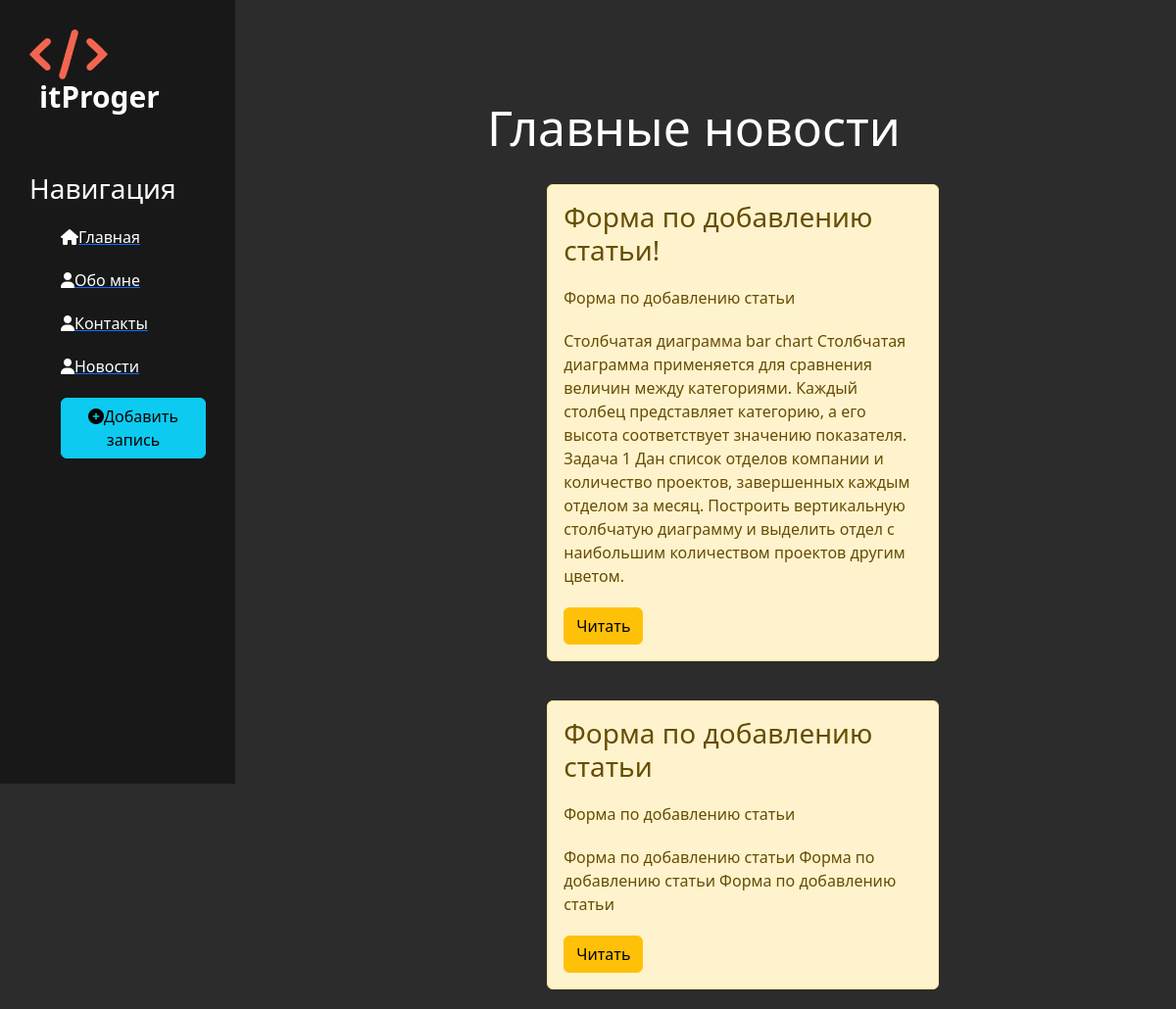
Page /news/ on the committed database.
### news/models.py (models this page shows, shortened)
class Articles(models.Model):
    title = models.CharField('Название', max_length=50)
    anons = models.CharField('Анонс', max_length=250)
    full_text = models.TextField('Статья')
    date = models.DateTimeField('Дата публикации')
    class Meta:
        verbose_name = 'Новость'
        verbose_name_plural = 'Новости'

### news/views.py (the view)
# urls.py: path('', views.new_home, name='news_home'),
def new_home(request):
    news = Articles.objects.all()
    return render(request, 'news/news_home.html', {'news': news })

### news/templates/news/news_home.html (shortened to what this page needs)
{% extends 'main/layout.html' %}
{% block content%}
    <div class="features">
        <h1> Главные новости </h1>
        {% if news %}
            {% for el in news %}
                <div class="alert alert-warning">
                    <h3>{{ el.title }}</h3>
                        <p>{{el.anons}}</p>
                        <p>{{el.full_text}}</p>
                        <a href="{% url 'news-detail' el.id %}" class="btn btn-warning">Читать</a>
                    </div>
            {% endfor%}
        {% else %}
            <p> У вас нет записей </p>
        {% endif%}
    </div>
{% endblock %}

### main/templates/main/layout.html (shortened to what this page needs)
{% load static %}
<!doctype html>
<html lang="en">
<head>
    <link rel="stylesheet" href="https://cdn.jsdelivr.net/npm/bootstrap@5.3.3/dist/css/bootstrap.min.css">
    <link rel="stylesheet" href="{% static 'main/css/main.css' %}">
</head>
<body>
    <aside>
        <img src="{% static 'main/img/itproger-logo-new.png' %}" alt="Лого">
        <span class="Logo">itProger</span>
        <h3>Навигация</h3>
        <ul>
            <a href="{% url 'home' %}"><li><i class="fa-solid fa-house"></i>Главная</li> </a>
            <a href="{% url 'about' %}"><li><i class="fa-solid fa-user"></i></i>Обо мне</li> </a>
            <a href="{% url 'contact' %}"><li><i class="fa-solid fa-user"></i>Контакты</li> </a>
            <a href="{% url 'news_home' %}"><li><i class="fa-solid fa-user"></i></i>Новости</li> </a>
            <a href="{% url 'create' %}"><li><button class="btn btn-info"><i class="fas fa-plus-circle"></i>Добавить запись</button></li> </a>
        </ul>
    </aside>
    <main>
        {% block content %}
        {% endblock %}
    </main>
</body>
</html>

### main/static/main/css/main.css (style rules this page uses)
body { background-color: #2c2c2c; margin: 0; padding: 0; }
aside { float: left; background: #181818; width: 20%; padding: 2.5%; height: 100vh; color: #fff; border-right: 3px solid ##FFFFFF }
aside img { width: 80px; float: left; }
aside .Logo { font-size: 30px; margin-left: 10px; font-weight: bold; position: relative; top: -5px; }
aside h3 { margin-top: 50px; font-size: 28px; }
aside ul { list-style: None }
aside ul li { color: #fff; display: block; margin-top: 20px; transition: transform .6s ease; }
main .features { float: left; color: #fff; margin-top: 100px; text-align: center; width: 78%; }
main .features h1 { font-size: 50px; }
main .features p { max-width: 400px; margin: 20px auto; }
.alert-warning { float: left; clear: both; width: 400px; margin: 20px 34%; text-align: left; }

### rows in the picture
Articles: title "Форма по добавлению статьи!", anons "Форма по добавлению статьи", full_text "Столбчатая диаграмма bar chart Столбчатая диаграмма применяется для сравнения величин между категориями. Каждый столбец представляет категорию, а его высота соответствует значению показателя. Задача 1 Дан список отделов компании и количество проектов, завершенных каждым отделом за месяц. Построить вертикальную столбчатую диаграмму и выделить отдел с наибольшим количеством проектов другим цветом."
Articles: title "Форма по добавлению статьи", anons "Форма по добавлению статьи", full_text "Форма по добавлению статьи Форма по добавлению статьи Форма по добавлению статьи"
